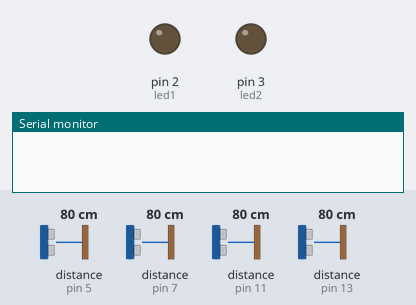
The sketch below on a simulated Arduino Uno, built with avr-gcc and run on an emulated ATmega328P. Shown: output pins drawn as LEDs (lit = HIGH), the last lines printed to the serial monitor. Wiring (inferred from the names in the program): 4 × ultrasonic range finder: trigger pin 4, echo pin 5 / trigger pin 6, echo pin 7 / trigger pin 10, echo pin 11 / trigger pin 12, echo pin 13. The inputs (shaded band) are chosen by the test bench; at power-on: distance to the obstacle (sensors on pin 5, pin 7, pin 11, pin 13) 80 cm. The echo pulse lasts 58.3 µs per cm; pins used as bus, display or sensor lines are not drawn.

Above: at 1.2 s.
1.3 s: distance to the obstacle (sensor on pin 5) set to 83 cm
At 4.2 s:
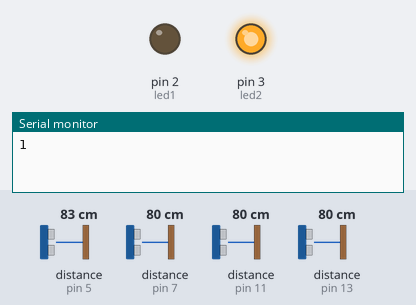
4.3 s: distance to the obstacle (sensor on pin 5) set to 2 cm
At 5.5 s:
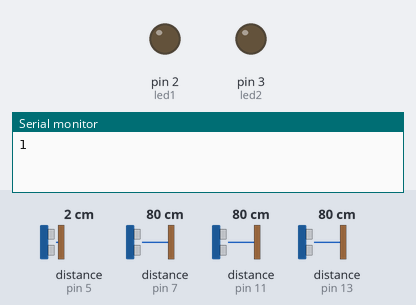
Timing chart, 0 to 7.3 s (numbered marks = the images above; inputs shaded):
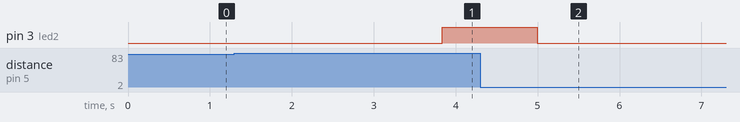

The sketch:

programme_arduino.ino
```cpp
/* Prototypage du déplacement de l'écran avec l'utilisation des capteurs Ultrason HC-SR04 */

// définition des pins de l'Arduino utilisés
int trig1 = 10;
int echo1 = 11;
int trig2 = 12;
int echo2 = 13;
int trig3 = 4;
int echo3 = 5;
int trig4 = 6;
int echo4 = 7;
const int led1 = 2; // Pour simuler l'ordre au moteur de faire monter l'écran
const int led2 = 3; // Pour simuler l'ordre au moteur de faire descendre l'écran

// déclaration de variables pour stocker la durée de l'impulsion des capteurs en retour et la distance calculée en cm
long lecture_echo;
long cm, cm1, cm2, cm3, cm4;
// cm1 et cm2 correspondent aux capteurs fixes 1 et 2 en bas de la borne
// cm3 et cm4 correspondent aux capteurs mobiles 3 et 4 sur l'habillage de l'écran

int message = 0;
bool statutPresence = false;
int cptPresence = 0;
int cptAbsence = 0;

enum mouvement_ecran {AUCUN, CALCUL, MONTER, DESCENDRE};
mouvement_ecran deplacement = AUCUN;
const int nb_mesure_par_boucle = 10; // Définit la précision et la fiabilité des mesures
const int DISTANCE_MIN = 80; // Distance en cm (paramètrable) à partir de laquelle on considère qu'il n'y a personne devant la borne
const int DISTANCE_MAX = 1000; // Distance en cm (paramètrable) de l'obstacle le plus éloigné possible de la borne (un mur)

void setup()
{
  pinMode(trig1, OUTPUT); // Configure le pin digital 10 comme une sortie
  digitalWrite(trig1, LOW); // Le voltage du pin 10 est mis à 0 Volt
  pinMode(echo1, INPUT); // Configure le pin digital 11 comme une entrée

  pinMode(trig2, OUTPUT);
  digitalWrite(trig2, LOW);
  pinMode(echo2, INPUT);

  pinMode(trig3, OUTPUT);
  digitalWrite(trig3, LOW);
  pinMode(echo3, INPUT);

  pinMode(trig4, OUTPUT);
  digitalWrite(trig4, LOW);
  pinMode(echo4, INPUT);

  pinMode(led1, OUTPUT);
  digitalWrite(led1, LOW);

  pinMode(led2, OUTPUT);
  digitalWrite(led2, LOW);

  Serial.begin(9600); // Configure le taux de données transmises en bit par seconde pour communiquer avec le Raspberry
}

void loop()
{
  cm1 = 0; cm2 = 0; cm3 = 0; cm4 = 0;
  // On réalise nb_mesure_par_boucle mesures de distance pour chaque capteur
  for (int i=1; i<=nb_mesure_par_boucle; i++){

    cm = DISTANCE_MAX + 1;
    while (cm>DISTANCE_MAX){
      digitalWrite(trig1, HIGH); // Le voltage du pin 10 de sortie est mis à 5V
      delayMicroseconds(10);  // Le programme est mis en pause pendant 10 micro-secondes pendant lesquelles une impulsion est émise
      digitalWrite(trig1, LOW); // Le voltage du pin 10 de sortie est mis à 0V
      lecture_echo = pulseIn(echo1, HIGH); // On stocke la durée que met l'entrée à atteindre un voltage de 5V en retour d'impulsion
      cm = lecture_echo / 58; // On divise la durée de l'impulsion par 58 pour calculer la distance en cm
    }
    cm1 = cm1 + cm;

    cm = DISTANCE_MAX + 1;
    while (cm>DISTANCE_MAX){
      digitalWrite(trig2, HIGH);
      delayMicroseconds(10);
      digitalWrite(trig2, LOW);
      lecture_echo = pulseIn(echo2, HIGH);
      cm = lecture_echo / 58;
    }
    cm2 = cm2 + cm;

    cm = DISTANCE_MAX + 1;
    while (cm>DISTANCE_MAX){
      digitalWrite(trig3, HIGH);
      delayMicroseconds(10);
      digitalWrite(trig3, LOW);
      lecture_echo = pulseIn(echo3, HIGH);
      cm = lecture_echo / 58;
    }
    cm3 = cm3 + cm;

    cm = DISTANCE_MAX + 1;
    while (cm>DISTANCE_MAX){
      digitalWrite(trig4, HIGH);
      delayMicroseconds(10);
      digitalWrite(trig4, LOW);
      lecture_echo = pulseIn(echo4, HIGH);
      cm = lecture_echo / 58;
    }
    cm4 = cm4 + cm;
  }

  // On calcule la moyenne des mesures pour chaque capteur
  cm1 = cm1/nb_mesure_par_boucle; cm2 = cm2/nb_mesure_par_boucle; cm3 = cm3/nb_mesure_par_boucle; cm4 = cm4/nb_mesure_par_boucle;

  // On allume la Led 1 si l'écran doit monter, la led 2 si l'écran doit descendre
  if (statutPresence == false){
    if ((cm1<=DISTANCE_MIN || cm2<=DISTANCE_MIN)){
      // on détecte une présence devant la borne
      if (cptPresence<3){
         cptPresence++;
         cptAbsence = 0;
      }
      else {
         // on estime qu'une personne est devant la borne, on lance l'ajustement de l'écran
         statutPresence = true;
         cptPresence = 0;
         deplacement = CALCUL;
         Serial.print(true); // on envoit l'information au Raspberry
      }
    }
  }
  else {
    if ((cm1>DISTANCE_MIN && cm2>DISTANCE_MIN)){
      // on ne detecte plus de présence devant la borne
      if (cptAbsence<3){
        cptAbsence++;
        cptPresence = 0;
        }
      else {
        // on estime qu'il n'y a plus personne devant la borne
        statutPresence = false;
        cptAbsence = 0;
       }
    }
  }

  if (statutPresence){
      if (cm3<=DISTANCE_MIN && cm4<=DISTANCE_MIN){
          if (deplacement==CALCUL || deplacement==MONTER){
            deplacement=MONTER;
          }
          else {
            deplacement = AUCUN;
          }

      }
      else if (cm3>DISTANCE_MIN || cm4>DISTANCE_MIN){ //implicite
          if (deplacement==CALCUL || deplacement==DESCENDRE){
            deplacement=DESCENDRE;
          }
          else {
            deplacement = AUCUN;
          }
        }
  }
  else deplacement = AUCUN;

  // On allume la Led 1 si l'écran doit monter, la led 2 si l'écran doit descendre
  switch (deplacement){
    case AUCUN:
        digitalWrite(led1, LOW);
        digitalWrite(led2, LOW);
        break;
    case MONTER:
        //on indique que l'écran doit monter
        digitalWrite(led1, HIGH);
        digitalWrite(led2, LOW);
        break;
    case DESCENDRE:
        //on indique que l'écran doit descendre
        digitalWrite(led1, LOW);
        digitalWrite(led2, HIGH);
        break;
  }

  delay(1000); // Le programme est mis en pause pendant 1000 millisecondes (1s)
}
```

Measured:
- the behaviour switches between 80 and 81 cm on distance to the obstacle (sensor on pin 5) (found by bisection; images 0 and 1)
- after the input at 1.3 s, pin 2 (led1): stays LOW (without the input it goes to HIGH after 2.5 s); pin 3 (led2): LOW → HIGH after 2.5 s
- after the input at 4.3 s, pin 3 (led2): HIGH → LOW after 0.70 s
